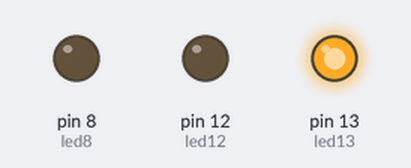
Bench run of a sketch on a simulated Arduino Uno, built with avr-gcc and run on an emulated ATmega328P. Parts: output pins drawn as LEDs (lit = HIGH).

Above: at 0.5 s.
At 1.5 s:
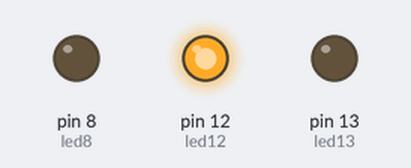
At 5.5 s:
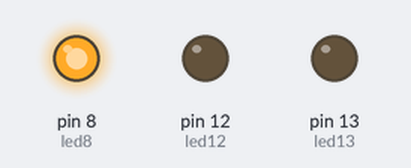
Timing chart, 0 to 6.9 s (numbered marks = the images above):
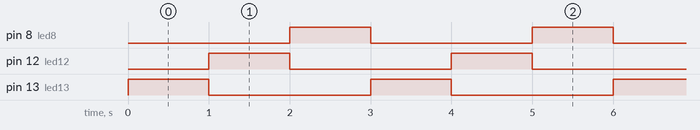

Measured:
- by itself, pin 8 (led8), pin 12 (led12), pin 13 (led13): alternates HIGH for 1.0 s and LOW for 2.0 s
- by itself, everything shown: repeats every 3.0 s, in 3 steps

The sketch:

leds.ino
```cpp
/*
    3 LED parpadean de forma alterna
 */

// declaramos las variables donde se situaran los LEDs
int led13 = 13;
int led12 = 12;
int led8 = 8;

// iniciamos pines de salida
void setup() {
  pinMode(led13, OUTPUT);
  pinMode(led12, OUTPUT);
  pinMode(led8, OUTPUT);
}

// rutina de los LEDs:
void loop() {

// 0
  digitalWrite(led13, HIGH); // led encendido
  digitalWrite(led12, LOW);  // led apagado
  digitalWrite(led8, LOW);   // led apagado
  delay(1000);               // durante un segundo

//1
  digitalWrite(led13, LOW); // led apagado
  digitalWrite(led12, HIGH); // led encendido
  digitalWrite(led8, LOW);  // led apagado
  delay(1000);              // durante un segundo

//2
  digitalWrite(led13, LOW); // led apagado
  digitalWrite(led12, LOW); // led apagado
  digitalWrite(led8, HIGH); // led encendido
  delay(1000);              // durante un segundo

}
```
